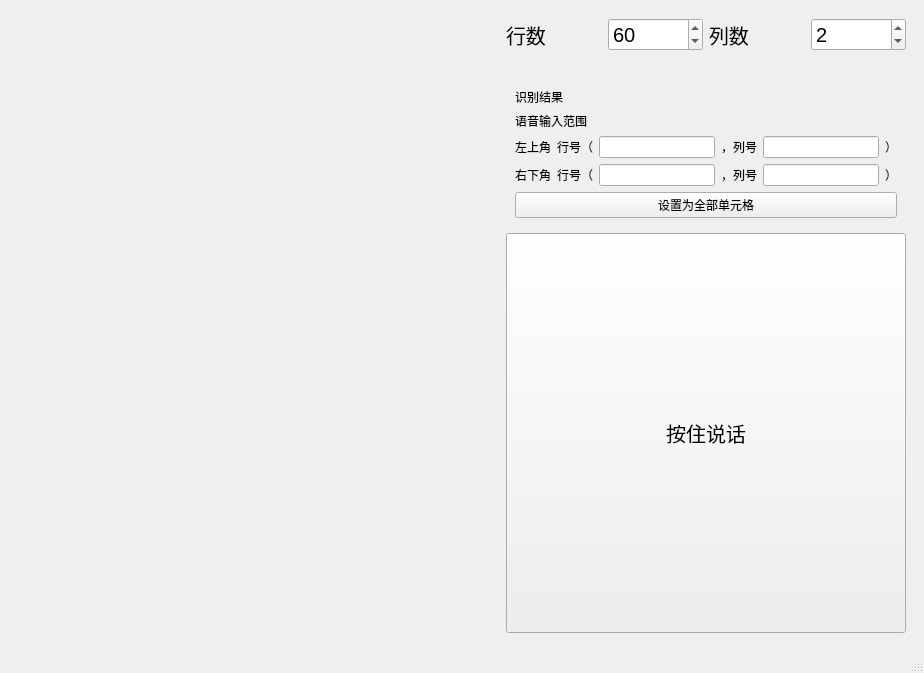
<?xml version="1.0" encoding="UTF-8"?>
<ui version="4.0">
 <class>MainWindow</class>
 <widget class="QMainWindow" name="MainWindow">
  <property name="geometry">
   <rect>
    <x>0</x>
    <y>0</y>
    <width>924</width>
    <height>673</height>
   </rect>
  </property>
  <property name="windowTitle">
   <string>MainWindow</string>
  </property>
  <widget class="QWidget" name="centralwidget">
   <layout class="QGridLayout" name="gridLayout_2">
    <item row="0" column="0">
     <layout class="QHBoxLayout" name="horizontalLayout_2">
      <item>
       <widget class="QWidget" name="widget_tt" native="true"/>
      </item>
      <item>
       <widget class="QWidget" name="widget" native="true">
        <property name="sizePolicy">
         <sizepolicy hsizetype="Fixed" vsizetype="Preferred">
          <horstretch>0</horstretch>
          <verstretch>0</verstretch>
         </sizepolicy>
        </property>
        <layout class="QGridLayout" name="gridLayout_3">
         <item row="0" column="0">
          <layout class="QVBoxLayout" name="verticalLayout_2">
           <item>
            <layout class="QHBoxLayout" name="horizontalLayout">
             <item>
              <widget class="QLabel" name="label">
               <property name="font">
                <font>
                 <pointsize>15</pointsize>
                </font>
               </property>
               <property name="text">
                <string>行数</string>
               </property>
              </widget>
             </item>
             <item>
              <widget class="QSpinBox" name="row_num">
               <property name="font">
                <font>
                 <pointsize>15</pointsize>
                </font>
               </property>
               <property name="value">
                <number>60</number>
               </property>
              </widget>
             </item>
             <item>
              <widget class="QLabel" name="label_2">
               <property name="font">
                <font>
                 <pointsize>15</pointsize>
                </font>
               </property>
               <property name="text">
                <string>列数</string>
               </property>
              </widget>
             </item>
             <item>
              <widget class="QSpinBox" name="col_num">
               <property name="font">
                <font>
                 <pointsize>15</pointsize>
                </font>
               </property>
               <property name="value">
                <number>2</number>
               </property>
              </widget>
             </item>
            </layout>
           </item>
           <item>
            <spacer name="verticalSpacer">
             <property name="orientation">
              <enum>Qt::Orientation::Vertical</enum>
             </property>
             <property name="sizeHint" stdset="0">
              <size>
               <width>20</width>
               <height>40</height>
              </size>
             </property>
            </spacer>
           </item>
           <item>
            <widget class="QWidget" name="widget_2" native="true">
             <layout class="QGridLayout" name="gridLayout">
              <item row="1" column="0">
               <layout class="QVBoxLayout" name="verticalLayout">
                <item>
                 <widget class="QLabel" name="label_3">
                  <property name="text">
                   <string>语音输入范围</string>
                  </property>
                 </widget>
                </item>
                <item>
                 <layout class="QHBoxLayout" name="horizontalLayout_3">
                  <item>
                   <widget class="QLabel" name="label_8">
                    <property name="text">
                     <string>左上角</string>
                    </property>
                   </widget>
                  </item>
                  <item>
                   <widget class="QLabel" name="label_4">
                    <property name="text">
                     <string>行号（</string>
                    </property>
                   </widget>
                  </item>
                  <item>
                   <widget class="QLineEdit" name="left_top_r"/>
                  </item>
                  <item>
                   <widget class="QLabel" name="label_5">
                    <property name="text">
                     <string>，列号</string>
                    </property>
                   </widget>
                  </item>
                  <item>
                   <widget class="QLineEdit" name="left_top_c"/>
                  </item>
                  <item>
                   <widget class="QLabel" name="label_6">
                    <property name="text">
                     <string>）</string>
                    </property>
                   </widget>
                  </item>
                 </layout>
                </item>
                <item>
                 <layout class="QHBoxLayout" name="horizontalLayout_4">
                  <item>
                   <widget class="QLabel" name="label_7">
                    <property name="text">
                     <string>右下角</string>
                    </property>
                   </widget>
                  </item>
                  <item>
                   <widget class="QLabel" name="label_9">
                    <property name="text">
                     <string>行号（</string>
                    </property>
                   </widget>
                  </item>
                  <item>
                   <widget class="QLineEdit" name="right_buttom_r"/>
                  </item>
                  <item>
                   <widget class="QLabel" name="label_10">
                    <property name="text">
                     <string>，列号</string>
                    </property>
                   </widget>
                  </item>
                  <item>
                   <widget class="QLineEdit" name="right_buttom_c"/>
                  </item>
                  <item>
                   <widget class="QLabel" name="label_11">
                    <property name="text">
                     <string>）</string>
                    </property>
                   </widget>
                  </item>
                 </layout>
                </item>
                <item>
                 <widget class="QPushButton" name="set_all_limit">
                  <property name="text">
                   <string>设置为全部单元格</string>
                  </property>
                 </widget>
                </item>
               </layout>
              </item>
              <item row="0" column="0">
               <widget class="QLabel" name="voice_rec">
                <property name="text">
                 <string>识别结果</string>
                </property>
               </widget>
              </item>
             </layout>
            </widget>
           </item>
           <item>
            <widget class="QPushButton" name="pushButton">
             <property name="minimumSize">
              <size>
               <width>400</width>
               <height>400</height>
              </size>
             </property>
             <property name="font">
              <font>
               <pointsize>15</pointsize>
              </font>
             </property>
             <property name="text">
              <string>按住说话</string>
             </property>
            </widget>
           </item>
          </layout>
         </item>
        </layout>
       </widget>
      </item>
     </layout>
    </item>
   </layout>
  </widget>
  <widget class="QMenuBar" name="menubar">
   <property name="geometry">
    <rect>
     <x>0</x>
     <y>0</y>
     <width>924</width>
     <height>21</height>
    </rect>
   </property>
  </widget>
  <widget class="QStatusBar" name="statusbar"/>
  <action name="settings">
   <property name="text">
    <string>配置清单</string>
   </property>
  </action>
 </widget>
 <resources/>
 <connections/>
</ui>
